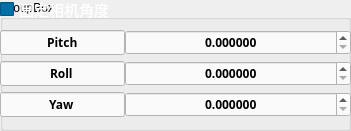
    <widget class="QGroupBox" name="groupBox_10">
     <property name="geometry">
      <rect>
       <x>0</x>
       <y>880</y>
       <width>351</width>
       <height>131</height>
      </rect>
     </property>
     <property name="title">
      <string>GroupBox</string>
     </property>
     <widget class="QCheckBox" name="user_gimbal_checkBox">
      <property name="geometry">
       <rect>
        <x>0</x>
        <y>0</y>
        <width>141</width>
        <height>19</height>
       </rect>
      </property>
      <property name="palette">
       <palette>
        <active>
         <colorrole role="WindowText">
          <brush brushstyle="SolidPattern">
           <color alpha="255">
            <red>255</red>
            <green>255</green>
            <blue>255</blue>
           </color>
          </brush>
         </colorrole>
         <colorrole role="Button">
          <brush brushstyle="SolidPattern">
           <color alpha="255">
            <red>0</red>
            <green>111</green>
            <blue>166</blue>
           </color>
          </brush>
         </colorrole>
         <colorrole role="Base">
          <brush brushstyle="SolidPattern">
           <color alpha="255">
            <red>0</red>
            <green>111</green>
            <blue>166</blue>
           </color>
          </brush>
         </colorrole>
         <colorrole role="Window">
          <brush brushstyle="SolidPattern">
           <color alpha="255">
            <red>0</red>
            <green>111</green>
            <blue>166</blue>
           </color>
          </brush>
         </colorrole>
        </active>
        <inactive>
         <colorrole role="WindowText">
          <brush brushstyle="SolidPattern">
           <color alpha="255">
            <red>255</red>
            <green>255</green>
            <blue>255</blue>
           </color>
          </brush>
         </colorrole>
         <colorrole role="Button">
          <brush brushstyle="SolidPattern">
           <color alpha="255">
            <red>0</red>
            <green>111</green>
            <blue>166</blue>
           </color>
          </brush>
         </colorrole>
         <colorrole role="Base">
          <brush brushstyle="SolidPattern">
           <color alpha="255">
            <red>0</red>
            <green>111</green>
            <blue>166</blue>
           </color>
          </brush>
         </colorrole>
         <colorrole role="Window">
          <brush brushstyle="SolidPattern">
           <color alpha="255">
            <red>0</red>
            <green>111</green>
            <blue>166</blue>
           </color>
          </brush>
         </colorrole>
        </inactive>
        <disabled>
         <colorrole role="WindowText">
          <brush brushstyle="SolidPattern">
           <color alpha="255">
            <red>120</red>
            <green>120</green>
            <blue>120</blue>
           </color>
          </brush>
         </colorrole>
         <colorrole role="Button">
          <brush brushstyle="SolidPattern">
           <color alpha="255">
            <red>0</red>
            <green>111</green>
            <blue>166</blue>
           </color>
          </brush>
         </colorrole>
         <colorrole role="Base">
          <brush brushstyle="SolidPattern">
           <color alpha="255">
            <red>0</red>
            <green>111</green>
            <blue>166</blue>
           </color>
          </brush>
         </colorrole>
         <colorrole role="Window">
          <brush brushstyle="SolidPattern">
           <color alpha="255">
            <red>0</red>
            <green>111</green>
            <blue>166</blue>
           </color>
          </brush>
         </colorrole>
        </disabled>
       </palette>
      </property>
      <property name="font">
       <font>
        <family>等线</family>
        <pointsize>11</pointsize>
       </font>
      </property>
      <property name="text">
       <string>固定相机角度</string>
      </property>
     </widget>
     <widget class="QWidget" name="formLayoutWidget_14">
      <property name="geometry">
       <rect>
        <x>0</x>
        <y>30</y>
        <width>351</width>
        <height>91</height>
       </rect>
      </property>
      <property name="font">
       <font>
        <family>Adobe 繁黑體 Std B</family>
        <weight>75</weight>
        <bold>true</bold>
       </font>
      </property>
      <layout class="QFormLayout" name="formLayout_24">
       <property name="horizontalSpacing">
        <number>0</number>
       </property>
       <property name="verticalSpacing">
        <number>6</number>
       </property>
       <item row="0" column="0">
        <widget class="QLineEdit" name="lineEdit_83">
         <property name="enabled">
          <bool>true</bool>
         </property>
         <property name="font">
          <font>
           <family>Adobe 繁黑體 Std B</family>
           <weight>75</weight>
           <bold>true</bold>
          </font>
         </property>
         <property name="styleSheet">
          <string notr="true">background-color: rgb(250, 250, 250);</string>
         </property>
         <property name="text">
          <string>Pitch</string>
         </property>
         <property name="alignment">
          <set>Qt::AlignCenter</set>
         </property>
         <property name="readOnly">
          <bool>true</bool>
         </property>
        </widget>
       </item>
       <item row="0" column="1">
        <widget class="QDoubleSpinBox" name="user_pitch_SpinBox">
         <property name="font">
          <font>
           <family>Adobe 繁黑體 Std B</family>
           <weight>75</weight>
           <bold>true</bold>
          </font>
         </property>
         <property name="styleSheet">
          <string notr="true">background-color: rgb(250, 250, 250);</string>
         </property>
         <property name="alignment">
          <set>Qt::AlignCenter</set>
         </property>
         <property name="decimals">
          <number>6</number>
         </property>
         <property name="maximum">
          <double>360.000000000000000</double>
         </property>
         <property name="value">
          <double>0.000000000000000</double>
         </property>
        </widget>
       </item>
       <item row="1" column="0">
        <widget class="QLineEdit" name="lineEdit_84">
         <property name="font">
          <font>
           <family>Adobe 繁黑體 Std B</family>
           <weight>75</weight>
           <bold>true</bold>
          </font>
         </property>
         <property name="styleSheet">
          <string notr="true">background-color: rgb(250, 250, 250);</string>
         </property>
         <property name="text">
          <string>Roll</string>
         </property>
         <property name="alignment">
          <set>Qt::AlignCenter</set>
         </property>
         <property name="readOnly">
          <bool>true</bool>
         </property>
        </widget>
       </item>
       <item row="2" column="0">
        <widget class="QLineEdit" name="lineEdit_85">
         <property name="font">
          <font>
           <family>Adobe 繁黑體 Std B</family>
           <weight>75</weight>
           <bold>true</bold>
          </font>
         </property>
         <property name="styleSheet">
          <string notr="true">background-color: rgb(250, 250, 250);</string>
         </property>
         <property name="text">
          <string>Yaw</string>
         </property>
         <property name="alignment">
          <set>Qt::AlignCenter</set>
         </property>
         <property name="readOnly">
          <bool>true</bool>
         </property>
        </widget>
       </item>
       <item row="1" column="1">
        <widget class="QDoubleSpinBox" name="user_roll_SpinBox">
         <property name="font">
          <font>
           <family>Adobe 繁黑體 Std B</family>
           <weight>75</weight>
           <bold>true</bold>
          </font>
         </property>
         <property name="styleSheet">
          <string notr="true">background-color: rgb(250, 250, 250);</string>
         </property>
         <property name="alignment">
          <set>Qt::AlignCenter</set>
         </property>
         <property name="decimals">
          <number>6</number>
         </property>
         <property name="maximum">
          <double>360.000000000000000</double>
         </property>
         <property name="value">
          <double>0.000000000000000</double>
         </property>
        </widget>
       </item>
       <item row="2" column="1">
        <widget class="QDoubleSpinBox" name="user_yaw_SpinBox">
         <property name="font">
          <font>
           <family>Adobe 繁黑體 Std B</family>
           <weight>75</weight>
           <bold>true</bold>
          </font>
         </property>
         <property name="styleSheet">
          <string notr="true">background-color: rgb(250, 250, 250);</string>
         </property>
         <property name="alignment">
          <set>Qt::AlignCenter</set>
         </property>
         <property name="decimals">
          <number>6</number>
         </property>
         <property name="maximum">
          <double>360.000000000000000</double>
         </property>
         <property name="value">
          <double>0.000000000000000</double>
         </property>
        </widget>
       </item>
      </layout>
     </widget>
    </widget>
